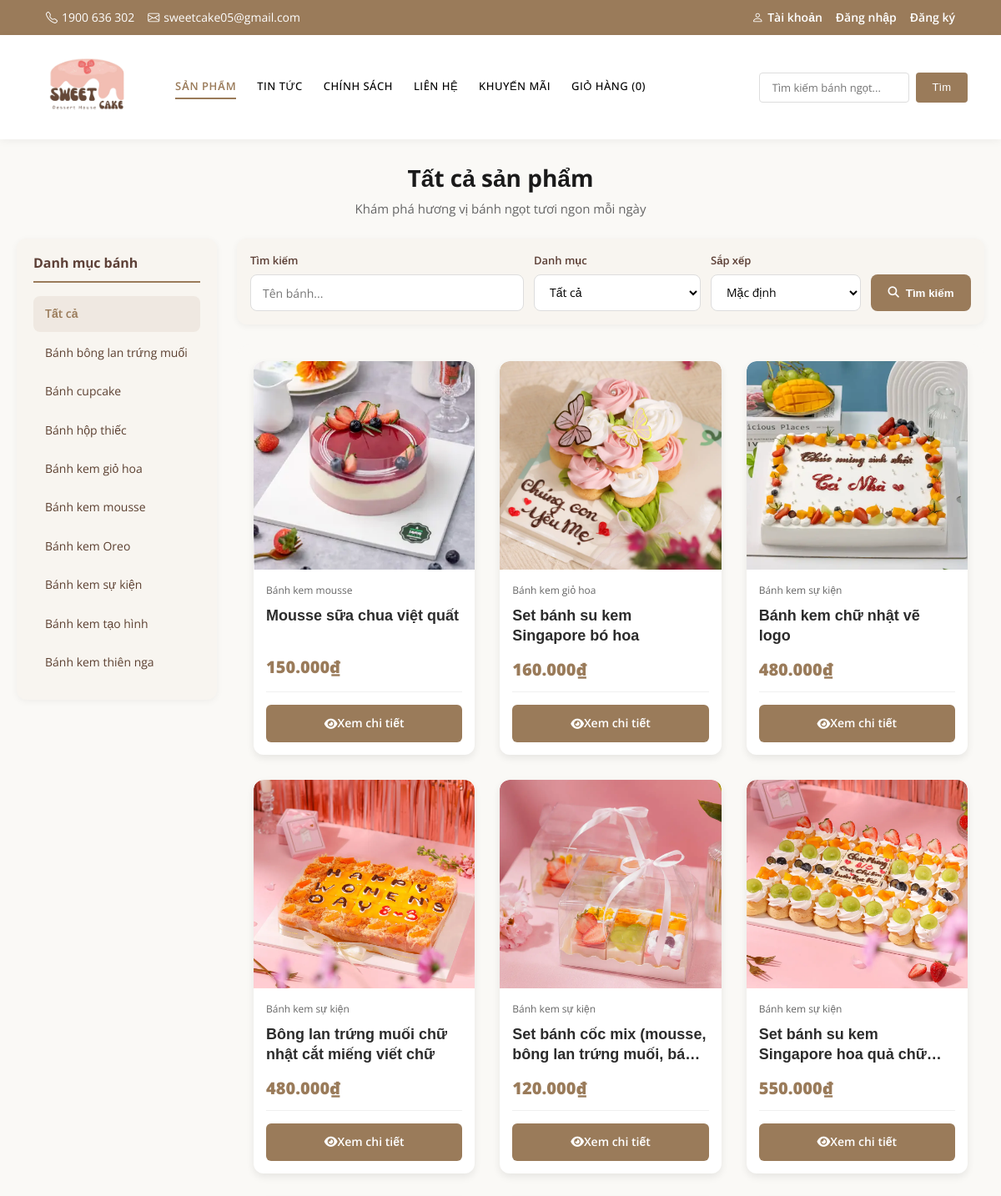
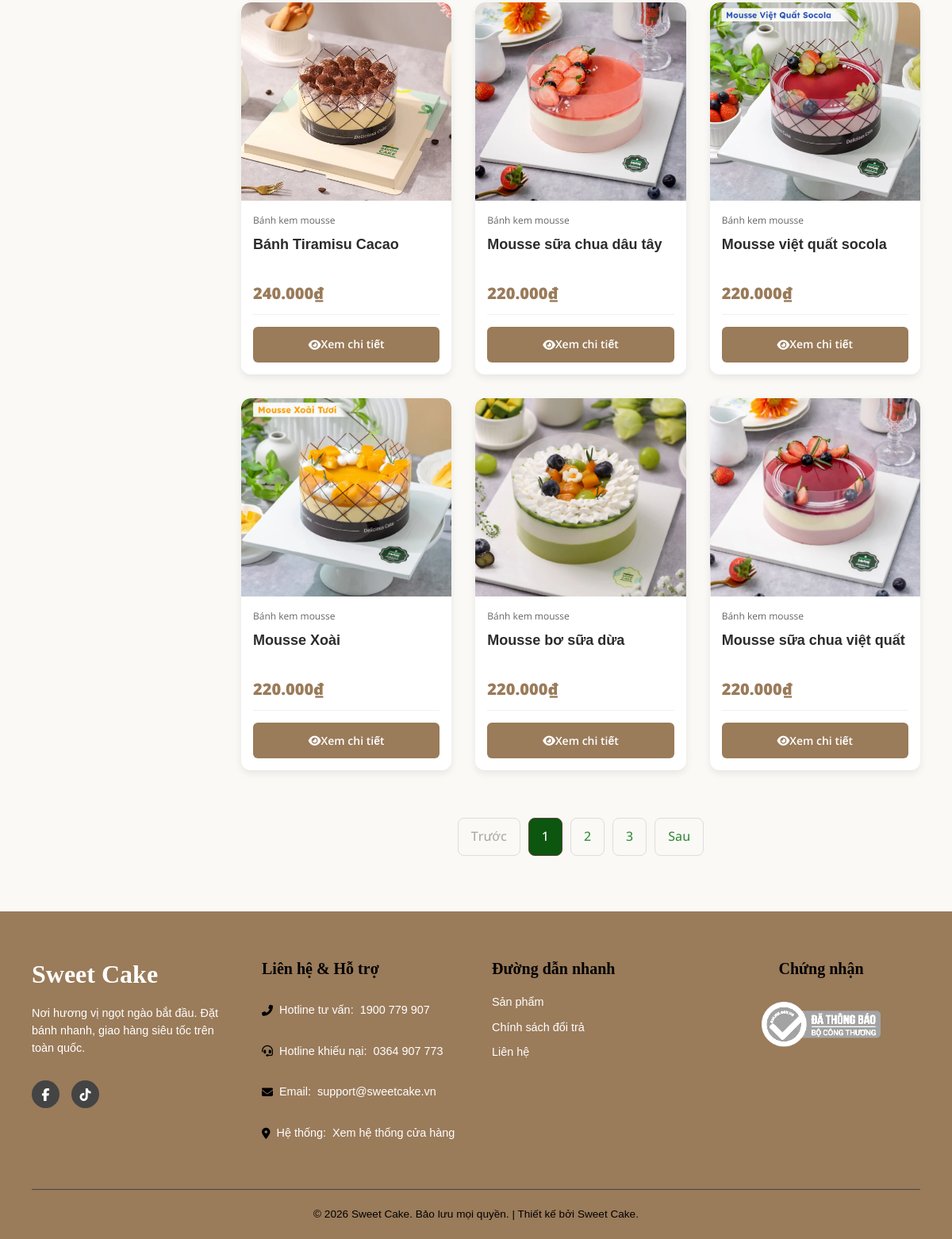
Screenshot of /khachhang/products.php with the database file from the repository (2 pictures, top to bottom).
### tables this page shows
CREATE TABLE `categories` (
  `id` int(11) NOT NULL,
  `name` varchar(100) NOT NULL,
  `slug` varchar(100) DEFAULT NULL,
  `description` text DEFAULT NULL,
  `created_at` datetime DEFAULT current_timestamp(),
  `updated_at` datetime DEFAULT current_timestamp() ON UPDATE current_timestamp()
);

CREATE TABLE `products` (
  `id` int(11) NOT NULL,
  `name` varchar(200) NOT NULL,
  `slug` varchar(200) DEFAULT NULL,
  `price` decimal(12,0) NOT NULL,
  `image` varchar(255) NOT NULL,
  `description` text DEFAULT NULL,
  `short_description` varchar(500) DEFAULT NULL,
  `category_id` int(11) DEFAULT NULL,
  `is_featured` tinyint(1) DEFAULT 0,
  `is_active` tinyint(1) DEFAULT 1,
  `created_at` datetime DEFAULT current_timestamp(),
  `updated_at` datetime DEFAULT current_timestamp() ON UPDATE current_timestamp()
);

### khachhang/products.php (the view, shortened to what this page needs)
<?php
include 'connect.php';
$search = isset($_GET['search']) ? trim($_GET['search']) : '';
$category_id = isset($_GET['category']) ? (int)$_GET['category'] : 0;
$page = isset($_GET['page']) ? (int)$_GET['page'] : 1;
$sort = isset($_GET['sort']) ? $_GET['sort'] : '';
if (!in_array($sort, ['price_asc', 'price_desc'], true)) {
    $sort = '';
}
$orderBy = 'p.id DESC';
$limit = 12;
$offset = ($page - 1) * $limit;
$where = [];
$params = [];
$types = '';
$where[] = "p.is_active = 1";
$where_clause = $where ? 'WHERE ' . implode(' AND ', $where) : '';
$count_sql = "SELECT COUNT(*) as total FROM products p $where_clause";
$count_stmt = $conn->prepare($count_sql);
$count_stmt->execute();
$total_products = $count_stmt->get_result()->fetch_assoc()['total'];
$total_pages = ceil($total_products / $limit);
$sql = "SELECT p.id, p.name, p.price, p.image, c.name as category_name
        FROM products p
        LEFT JOIN categories c ON p.category_id = c.id
        $where_clause
        ORDER BY $orderBy
        LIMIT ? OFFSET ?";
$stmt = $conn->prepare($sql);
$params[] = $limit;
$params[] = $offset;
$types .= 'ii';
$stmt->bind_param($types, ...$params);
$stmt->execute();
$result = $stmt->get_result();
$cat_sql = "SELECT id, name FROM categories ORDER BY name";
$cat_result = $conn->query($cat_sql);
$categories = [];
while ($row = $cat_result->fetch_assoc()) {
    $categories[] = $row;
}
$baseQuery = [];
?>
<!DOCTYPE html>
<html lang="vi">
<head>
    <link rel="stylesheet" href="style.css?v=<?php echo filemtime(__DIR__ . '/style.css'); ?>">
    <link rel="stylesheet" href="https://cdnjs.cloudflare.com/ajax/libs/font-awesome/6.5.0/css/all.min.css">
</head>
<body>
<?php include 'header.php'; ?>
<div class="products-page">
    <div class="page-header">
        <h1>Tất cả sản phẩm</h1>
        <p>Khám phá hương vị bánh ngọt tươi ngon mỗi ngày</p>
    </div>
    <div class="products-layout">
        <aside class="products-sidebar">
            <h3>Danh mục bánh</h3>
            <ul class="sidebar-categories">
                <li>
                    <a href="products.php<?php echo $baseQuery ? '?' . http_build_query($baseQuery) : ''; ?>" class="<?php echo $category_id === 0 ? 'active' : ''; ?>">Tất cả</a>
                </li>
                <?php foreach ($categories as $cat): ?>
                <li>
                    <a href="products.php?<?php echo http_build_query(array_merge($baseQuery, ['category' => (int)$cat['id']])); ?>" class="<?php echo $category_id == $cat['id'] ? 'active' : ''; ?>">
                        <?php echo htmlspecialchars($cat['name']); ?>
                    </a>
                </li>
                <?php endforeach; ?>
            </ul>
        </aside>
        <div class="products-main">
            <form method="GET" class="filters">
                <div class="filter-group filter-search">
                    <label>Tìm kiếm</label>
                    <input type="text" name="search" placeholder="Tên bánh..." value="<?php echo htmlspecialchars($search); ?>">
                </div>
                <div class="filter-group filter-category">
                    <label>Danh mục</label>
                    <select name="category">
                        <option value="">Tất cả</option>
                    </select>
                </div>
                <div class="filter-group filter-sort">
                    <label>Sắp xếp</label>
                    <select name="sort">
                        <option value="" <?php echo $sort === '' ? 'selected' : ''; ?>>Mặc định</option>
                    </select>
                </div>
                <button type="submit" class="btn-search">
                    <i class="fas fa-search"></i> Tìm kiếm
                </button>
            </form>
            <div class="products-grid">
        <?php if ($result->num_rows > 0): ?>
            <?php while ($row = $result->fetch_assoc()): ?>
                <div class="product-card">
                    <a href="product-detail.php?id=<?php echo $row['id']; ?>">
                    <img src="../images/<?php echo htmlspecialchars($row['image']); ?>"
                            alt="<?php echo htmlspecialchars($row['name']); ?>">
                    </a>
                    <div class="product-info">
                        <div class="product-category"><?php echo htmlspecialchars($row['category_name']); ?></div>
                        <h3>
                            <a href="product-detail.php?id=<?php echo $row['id']; ?>" style="color:inherit;text-decoration:none;">
                                <?php echo htmlspecialchars($row['name']); ?>
                            </a>
                        </h3>
                        <div class="product-price">
                            <?php echo number_format($row['price'], 0, ',', '.'); ?>₫
                        </div>
                        <div class="product-actions">
                            <a href="product-detail.php?id=<?php echo $row['id']; ?>" class="btn-view">
                                <i class="fas fa-eye"></i> Xem chi tiết
                            </a>
                        </div>
                    </div>
                </div>
            <?php endwhile; ?>
        <?php else: ?>
            <p style="grid-column: 1/-1; text-align:center; color:#999; font-size:18px;">
                Không tìm thấy sản phẩm nào.
            </p>
        <?php endif; ?>
            </div>
            <?php if ($total_pages > 1): ?>
                <div class="pagination">
                    <?php if ($page > 1): ?>
                        <a href="?<?php echo http_build_query(array_merge($_GET, ['page' => $page - 1])); ?>">Trước</a>
                    <?php else: ?>
                        <span class="disabled">Trước</span>
                    <?php endif; ?>
                    <?php
                    $start = max(1, $page - 2);
                    $end = min($total_pages, $page + 2);
                    for ($i = $start; $i <= $end; $i++):
                    ?>
                        <?php if ($i == $page): ?>
                            <span class="current"><?php echo $i; ?></span>
                        <?php else: ?>
                            <a href="?<?php echo http_build_query(array_merge($_GET, ['page' => $i])); ?>"><?php echo $i; ?></a>
                        <?php endif; ?>
                    <?php endfor; ?>
                    <?php if ($page < $total_pages): ?>
                        <a href="?<?php echo http_build_query(array_merge($_GET, ['page' => $page + 1])); ?>">Sau</a>
                    <?php else: ?>
                        <span class="disabled">Sau</span>
                    <?php endif; ?>
                </div>
            <?php endif; ?>
        </div>
    </div>
</div>
<?php include 'footer.php'; ?>
</body>
</html>

### khachhang/style.css (style rules this page uses)
* { margin: 0; padding: 0; box-sizing: border-box; }
:root { --main-brown: #9a7b5a; --brown-light: #b0987a; --brown-dark-text: #5c4031; --brown-soft-text: #8a6b53; --light-beige: #faf9f6; --white: #ffffff; --text-black: #2c2c2c; }
body { font-family: 'Open Sans', 'Montserrat', sans-serif; background: var(--light-beige); color: var(--text-black); overflow-x: hidden; line-height: 1.6; }
h1, h2, h3, h4, h5, h6 { font-family: 'Open Sans', 'Montserrat', sans-serif; color: var(--text-black); margin: 0 0 12px 0; line-height: 1.2; }
h1 { font-size: 40px; font-weight: 700; }
h3 { font-size: 20px; font-weight: 600; }
label { font-family: 'Open Sans', sans-serif; font-weight: 600; color: var(--text-black); }
input, textarea, select { font-family: 'Open Sans', sans-serif; }
.products-grid { display: grid; grid-template-columns: repeat(4, 1fr); gap: 30px; margin-top: 10px; padding: 20px; justify-content: center; }
.product-card { background-color: var(--white); border-radius: 12px; overflow: hidden; box-shadow: 0 4px 10px rgba(0, 0, 0, 0.08); transition: transform 0.3s ease, box-shadow 0.3s ease; display: flex; flex-direction: column; width: 100%; border: none; padding: 0; text-align: left; }
.product-card a img { width: 100%; height: 250px; object-fit: cover; display: block; margin-bottom: 0; border-radius: 12px 12px 0 0; }
.product-info { padding: 15px; display: flex; flex-direction: column; flex-grow: 1; }
.product-info h3 { font-size: 18px; font-weight: 700; margin-bottom: 8px; color: var(--text-black); overflow: hidden; display: -webkit-box; -webkit-line-clamp: 2; line-clamp: 2; -webkit-box-orient: vertical; min-height: 44px; font-family: 'Montserrat', sans-serif; }
.product-price { font-size: 20px; font-weight: 800; color: var(--main-brown); margin-bottom: 10px; margin-top: 5px; }
.product-actions { margin-top: auto; display: flex; gap: 10px; align-items: center; padding-top: 15px; border-top: 1px solid #f0f0f0; }
.btn-view { flex-grow: 1; text-align: center; padding: 10px 15px; background-color: var(--main-brown); color: var(--white); border: none; border-radius: 6px; text-decoration: none; font-weight: 600; transition: background-color 0.3s ease; height: 45px; display: flex; justify-content: center; align-items: center; font-size: 14px; }
@media (max-width: 1200px) { .products-grid { grid-template-columns: repeat(3, 1fr); } }

### rows the page displays
categories: name "Bánh bông lan trứng muối"
categories: name "Bánh cupcake"
categories: name "Bánh hộp thiếc"
categories: name "Bánh kem giỏ hoa"
categories: name "Bánh kem mousse"
categories: name "Bánh kem Oreo"
categories: name "Bánh kem sự kiện"
categories: name "Bánh kem tạo hình"
categories: name "Bánh kem thiên nga"
products: image (picture), category.name "Bánh kem mousse", name "Mousse sữa chua việt quất", price "150.000"
products: image (picture), category.name "Bánh kem giỏ hoa", name "Set bánh su kem Singapore bó hoa", price "160.000"
products: image (picture), category.name "Bánh kem sự kiện", name "Bánh kem chữ nhật vẽ logo", price "480.000"
products: image (picture), category.name "Bánh kem sự kiện", name "Bông lan trứng muối chữ nhật cắt miếng viết chữ", price "480.000"
products: image (picture), category.name "Bánh kem sự kiện", name "Set bánh cốc mix (mousse, bông lan trứng muối,…", price "120.000"
products: image (picture), category.name "Bánh kem sự kiện", name "Set bánh su kem Singapore hoa quả…", price "550.000"
products: image (picture), category.name "Bánh kem mousse", name "Bánh Tiramisu Cacao", price "240.000"
products: image (picture), category.name "Bánh kem mousse", name "Mousse sữa chua dâu tây", price "220.000"
products: image (picture), category.name "Bánh kem mousse", name "Mousse việt quất socola", price "220.000"
products: image (picture), category.name "Bánh kem mousse", name "Mousse Xoài", price "220.000"
products: image (picture), category.name "Bánh kem mousse", name "Mousse bơ sữa dừa", price "220.000"
products: image (picture), category.name "Bánh kem mousse", name "Mousse sữa chua việt quất", price "220.000"
